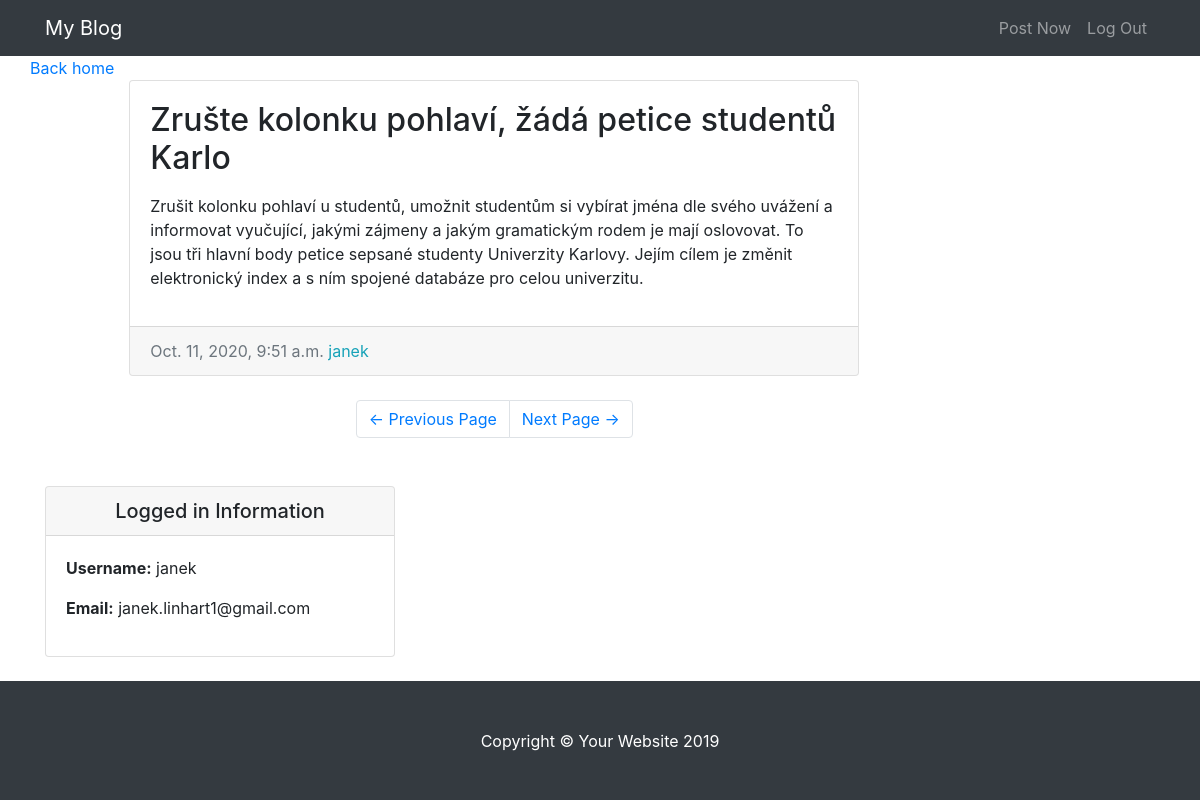
The page /entry/2/ (signed in) on the database its author committed.
### entries/models.py (models this page shows, shortened)
class Entry(models.Model):
	entry_title = models.CharField(max_length=50)
	entry_text=models.TextField()
	entry_date=models.DateTimeField(auto_now_add=True)
	entry_author=models.ForeignKey(User, on_delete=models.CASCADE)
	class Meta:
		verbose_name_plural = "entries"

### entries/views.py (the view)
# urls.py: path('entry/<int:pk>/', EntryView.as_view(), name="blog-detail"),
class EntryView(LoginRequiredMixin,DetailView):
	model=Entry
	template_name='entries/entry_detail.html'

### entries/templates/entries/entry_detail.html (shortened to what this page needs)
 {%extends "entries/base.html"%}
        {%block content%}
        <a href="{% url 'blog-home'%}">Back home</a>
        <div class="col-md-8">
        <div class="card mb-4 mt-4">
          <div class="card-body">
            <h2 class="card-title">{{entry.entry_title}}</h2>
            <p class="card-text">{{entry.entry_text|linebreaks}}</p>
          </div>
          <div class="card-footer text-muted">
            {{entry.entry_date}}
            <span class= "text-info mr-2">{{entry.entry_author}}</span>
          </div>
        </div>
        <ul class="pagination justify-content-center mb-4">
          <li class="page-item">
            <a class="page-link" href="#">&larr; Previous Page</a>
          </li>
          <li class="page-item">
            <a class="page-link" href="#">Next Page &rarr;</a>
          </li>
        </ul>
      </div>
{%endblock%}

### entries/templates/entries/base.html (shortened to what this page needs)
{%load static%}
<!DOCTYPE html>
<html lang="en">
<head>
  <link href="{% static 'entries/vendor/bootstrap/css/bootstrap.min.css'%}" rel="stylesheet">
  <link href="{% static 'entries/css/blog-home.css'%}" rel="stylesheet">
</head>
<body>
  <nav class="navbar navbar-expand-lg navbar-dark bg-dark fixed-top">
    <div class="container">
      <a class="navbar-brand" href="{%url 'blog-home'%}">My Blog</a>
      <div class="collapse navbar-collapse" id="navbarResponsive">
        <ul class="navbar-nav ml-auto">
          <li class="nav-item">
            <a class="nav-link" href="{%url 'blog-create'%}">Post Now</a>
          </li>
          <li class="nav-item">
            <a class="nav-link" href="{% url 'logout'%}">Log Out</a>
          </li>
        </ul>
      </div>
    </div>
  </nav>
  <div class="container">
    <div class="row">
   {%block content%}   {%endblock%}
    <div class="col-md-4">
      <div class="card my-4">
          <h5 class="card-header text-center">Logged in Information</h5>
          <div class="card-body">
            <ul class="list-unstyled mb-0">
                <li>
                    <p> <strong>Username:</strong> {{user.username}} </p>
                </li>
                <li>
                    <p> <strong>Email:</strong> {{user.email}}</p>
                </li>
            </ul>
          </div>
        </div>
      </div>
    </div>
  </div>
  <footer class="py-5 bg-dark">
    <div class="container">
      <p class="m-0 text-center text-white">Copyright &copy; Your Website 2019</p>
    </div>
  </footer>
</body>
</html>

### entries/static/entries/css/blog-home.css (style rules this page uses)
body { padding-top: 56px; }

### rows shown on the page
Entry: entry_title "Zrušte kolonku pohlaví, žádá petice studentů Karlo", entry_text "Zrušit kolonku pohlaví u studentů, umožnit studentům si vybírat jména dle svého uvážení a informovat vyučující, jakými zájmeny a jakým gramatickým rodem je mají oslovovat. To jsou tři hlavní body petice sepsané studenty Univerzity Karlovy. Jejím cílem je změnit elektronický index a s ním spojené databáze pro celou univerzitu.", entry_date "Oct. 11, 2020, 9:51 a.m.", entry_author "janek"

### other values the page prints
{{ user.username }} "janek"
{{ user.email }} "janek.linhart1@gmail.com"
